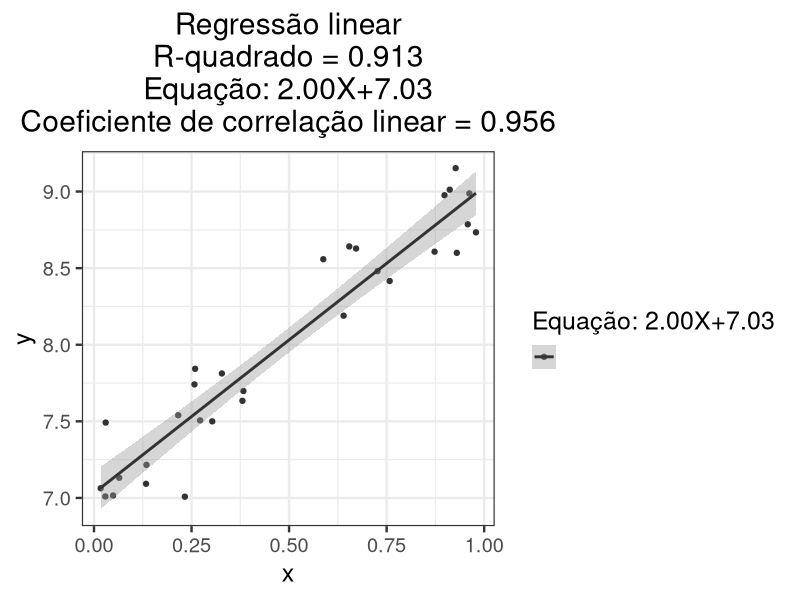

Write R code to recreate this figure.
#Gráfico de dispersão com linha de tendência
#geom_point + geom_smooth

#Bibliotecas
library(readr) #Leitura de dados
library(magrittr) #Operador pipe %>%, concatena linhas de comando
library(dplyr) #Manipulação de dados
library(tidyr) #Organização de dados
library(tibble) #Estrutura de data.frame
library(ggplot2) #Elaboração de gráficos
library(grid) #Adiciona funções gráficas ao sistema ggplot2 e é um pacote gráfico também
library(patchwork) #Layout, junta ggplot no mesmo gráfico

#Organizando os dados
set.seed(240517) #Semente de gerador de número pseudo-aleatório
x <- runif(30) #Valores aleatórios de uma distribuição uniforme
               #Vetor com 30 valores
y <- 2*(x+rnorm(30,0,0.1))+7 #rnorm() gera valores aleatórios de uma distribuição normal,
                             #vetor com 30 valores, 0 média, 0.1 desvio-padrão.
z <-rep(c("a","b"),c(15,15)) #Cria um vetor com os valores "a", "b" 
                             #repetidos 15 vezes cada um.
df <- data.frame(x,y,z)
model <- lm(y ~ x, df) #lm = Regressão linear, (y ~ x, data)
dfm <- data.frame(x,ym=predict(model))

#Plotagem
ggplot(df, aes(x, y, color = ""))+
  geom_point()+
  geom_smooth(method = "lm")+ #Método lm, Regressão linear
  labs(title = 
         sprintf("Regressão linear\nR-quadrado = %1.3f\nEquação: %1.2fX+%1.2f\nCoeficiente de correlação linear = %1.3f",
                 summary(model)$r.squared, #R-quadrado
                 summary(model)$coefficients[2], #coeficiente A de Y=AX+B
                 summary(model)$coefficients[1], #coeficiente B de Y=AX+B
                 cor(y,x)),#Coeficiente de correlação linear
       color = #legenda color (reta)
         sprintf("Equação: %1.2fX+%1.2f",
                 summary(model)$coefficients[2], #coeficiente A de Y=AX+B
                 summary(model)$coefficients[1]))+ #coeficiente B de Y=AX+B
         #Função de C printf, que retorna um vetor de caracteres,
         #contendo uma combinação formatada de texto e valores de variáveis
         #"\n" = Próxima linha
         #"%1.2f" = "%" imprimir argumentos,
                    #"1" tamanho minimo do campo,
                    #"2" número de casas decimais e 
                    #"f" ponto flutuante.
  scale_color_grey()+ #Adiciona escala de cinza na variável color
  scale_fill_grey()+ #Adiciona escala de cinza na variável fill
  theme_bw(base_size = 18)+ #Adiciona tema "black and white" e tamanho da fonte
  theme(plot.title = element_text(hjust = 0.5)) #Alinhamento horizontal do título

#Fechando dispositivo gráfico
dev.off()
